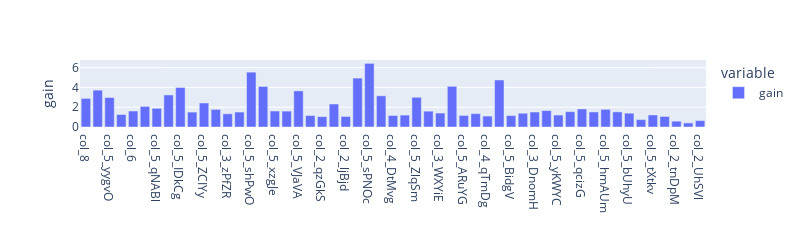
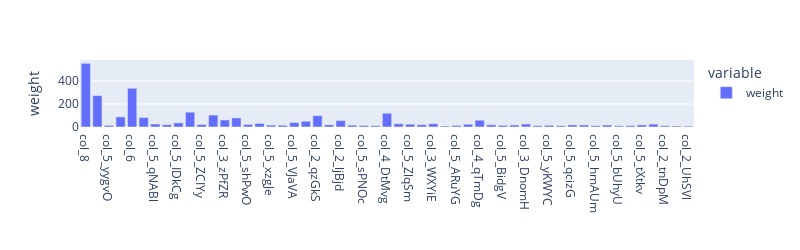
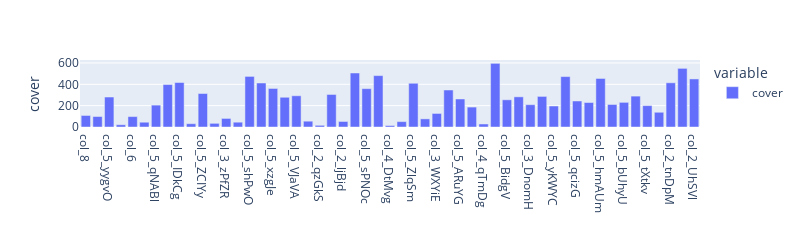
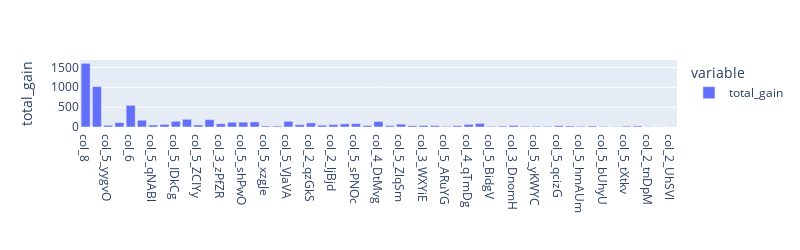

The cell these charts' notebook holds for them, in order:
### Code cell
import plotly.express as px
colors = ['red', 'green', 'blue', 'black']
for column in importances_disaggregated.columns:  
    fig = px.bar(importances_disaggregated[column], 
                 width=800, height=250, 
                 labels={'index': '', 'value': column},
                )
    fig.show()

### Figure 1 — Plotly figure (JSON) as saved in the notebook; plotly's stock layout.template omitted (floating-point values rounded to 4 significant figures)
{"data": [{"alignmentgroup": "True", "hovertemplate": "variable=gain<br>=%{x}<br>gain=%{y}<extra></extra>", "legendgroup": "gain", "marker": {"color": "#636efa"}, "name": "gain", "offsetgroup": "gain", "orientation": "v", "showlegend": true, "textposition": "auto", "type": "bar", "x": ["col_8", "col_7", "col_5_yygvO", "col_2_KfoTG", "col_6", "col_2_Lsuai", "col_5_qNABl", "col_5_NdlDR", "col_5_IDkCg", "col_3_THHLT", "col_5_ZCIYy", "col_3_mDadf", "col_3_zPfZR", "col_4_zeYAm", "col_5_shPwO", "col_5_vVbnO", "col_5_xzgJe", "col_5_lwCkE", "col_5_VJaVA", "col_4_TKfyw", "col_2_qzGkS", "col_5_AjMVN", "col_2_ljBjd", "col_5_qXvRS", "col_5_sPNOc", "col_3_hMHca", "col_4_DtMvg", "col_4_rXCdD", "col_5_ZlqSm", "col_5_esAQH", "col_3_WXYiE", "col_5_IJnCs", "col_5_ARuYG", "col_5_puHHm", "col_4_qTmDg", "col_5_RpXJc", "col_5_BidgV", "col_5_SaVqO", "col_3_DnomH", "col_5_QRKWz", "col_5_yKWYC", "col_5_DBUky", "col_5_qcizG", "col_5_XAmOF", "col_5_hmAUm", "col_5_XHmQd", "col_5_bUhyU", "col_2_AfgYR", "col_5_tXtkv", "col_2_GVYCk", "col_2_tnDpM", "col_5_mIqzL", "col_2_UhSVl"], "xaxis": "x", "y": [2.89, 3.721, 2.974, 1.263, 1.615, 2.076, 1.89, 3.239, 3.992, 1.508, 2.426, 1.779, 1.334, 1.51, 5.542, 4.094, 1.617, 1.607, 3.648, 1.157, 1.045, 2.325, 1.065, 4.941, 6.431, 3.153, 1.161, 1.204, 3.004, 1.599, 1.411, 4.109, 1.166, 1.347, 1.102, 4.751, 1.152, 1.39, 1.515, 1.659, 1.207, 1.549, 1.821, 1.521, 1.783, 1.526, 1.394, 0.7468, 1.217, 1.065, 0.5893, 0.4115, 0.6458], "yaxis": "y"}], "layout": {"barmode": "relative", "height": 250, "legend": {"title": {"text": "variable"}, "tracegroupgap": 0}, "margin": {"t": 60}, "width": 800, "xaxis": {"anchor": "y", "domain": [0, 1], "title": {"text": ""}}, "yaxis": {"anchor": "x", "domain": [0, 1], "title": {"text": "gain"}}}}

### Figure 2 — Plotly figure (JSON) as saved in the notebook; plotly's stock layout.template omitted (floating-point values rounded to 4 significant figures)
{"data": [{"alignmentgroup": "True", "hovertemplate": "variable=weight<br>=%{x}<br>weight=%{y}<extra></extra>", "legendgroup": "weight", "marker": {"color": "#636efa"}, "name": "weight", "offsetgroup": "weight", "orientation": "v", "showlegend": true, "textposition": "auto", "type": "bar", "x": ["col_8", "col_7", "col_5_yygvO", "col_2_KfoTG", "col_6", "col_2_Lsuai", "col_5_qNABl", "col_5_NdlDR", "col_5_IDkCg", "col_3_THHLT", "col_5_ZCIYy", "col_3_mDadf", "col_3_zPfZR", "col_4_zeYAm", "col_5_shPwO", "col_5_vVbnO", "col_5_xzgJe", "col_5_lwCkE", "col_5_VJaVA", "col_4_TKfyw", "col_2_qzGkS", "col_5_AjMVN", "col_2_ljBjd", "col_5_qXvRS", "col_5_sPNOc", "col_3_hMHca", "col_4_DtMvg", "col_4_rXCdD", "col_5_ZlqSm", "col_5_esAQH", "col_3_WXYiE", "col_5_IJnCs", "col_5_ARuYG", "col_5_puHHm", "col_4_qTmDg", "col_5_RpXJc", "col_5_BidgV", "col_5_SaVqO", "col_3_DnomH", "col_5_QRKWz", "col_5_yKWYC", "col_5_DBUky", "col_5_qcizG", "col_5_XAmOF", "col_5_hmAUm", "col_5_XHmQd", "col_5_bUhyU", "col_2_AfgYR", "col_5_tXtkv", "col_2_GVYCk", "col_2_tnDpM", "col_5_mIqzL", "col_2_UhSVl"], "xaxis": "x", "y": [554, 273, 14, 88, 337, 82, 26, 20, 36, 129, 21, 104, 61, 79, 22, 31, 16, 15, 39, 50, 99, 19, 56, 16, 13, 12, 120, 28, 24, 20, 28, 9, 14, 24, 59, 19, 14, 17, 26, 12, 15, 11, 18, 17, 11, 17, 10, 12, 18, 25, 11, 9, 8], "yaxis": "y"}], "layout": {"barmode": "relative", "height": 250, "legend": {"title": {"text": "variable"}, "tracegroupgap": 0}, "margin": {"t": 60}, "width": 800, "xaxis": {"anchor": "y", "domain": [0, 1], "title": {"text": ""}}, "yaxis": {"anchor": "x", "domain": [0, 1], "title": {"text": "weight"}}}}

### Figure 3 — Plotly figure (JSON) as saved in the notebook; plotly's stock layout.template omitted (floating-point values rounded to 4 significant figures)
{"data": [{"alignmentgroup": "True", "hovertemplate": "variable=cover<br>=%{x}<br>cover=%{y}<extra></extra>", "legendgroup": "cover", "marker": {"color": "#636efa"}, "name": "cover", "offsetgroup": "cover", "orientation": "v", "showlegend": true, "textposition": "auto", "type": "bar", "x": ["col_8", "col_7", "col_5_yygvO", "col_2_KfoTG", "col_6", "col_2_Lsuai", "col_5_qNABl", "col_5_NdlDR", "col_5_IDkCg", "col_3_THHLT", "col_5_ZCIYy", "col_3_mDadf", "col_3_zPfZR", "col_4_zeYAm", "col_5_shPwO", "col_5_vVbnO", "col_5_xzgJe", "col_5_lwCkE", "col_5_VJaVA", "col_4_TKfyw", "col_2_qzGkS", "col_5_AjMVN", "col_2_ljBjd", "col_5_qXvRS", "col_5_sPNOc", "col_3_hMHca", "col_4_DtMvg", "col_4_rXCdD", "col_5_ZlqSm", "col_5_esAQH", "col_3_WXYiE", "col_5_IJnCs", "col_5_ARuYG", "col_5_puHHm", "col_4_qTmDg", "col_5_RpXJc", "col_5_BidgV", "col_5_SaVqO", "col_3_DnomH", "col_5_QRKWz", "col_5_yKWYC", "col_5_DBUky", "col_5_qcizG", "col_5_XAmOF", "col_5_hmAUm", "col_5_XHmQd", "col_5_bUhyU", "col_2_AfgYR", "col_5_tXtkv", "col_2_GVYCk", "col_2_tnDpM", "col_5_mIqzL", "col_2_UhSVl"], "xaxis": "x", "y": [108.1, 98.18, 280.7, 21.07, 97.53, 44.77, 204.9, 397.6, 416.8, 30.82, 313.6, 34.27, 80.25, 44.96, 473.9, 412.1, 361.0, 278.5, 292.5, 54.47, 15.68, 304.7, 51.66, 505.8, 359.3, 481.4, 13.51, 50.45, 409.6, 76.1, 126.9, 346.6, 262.5, 186.6, 28.39, 596.2, 254.8, 282.5, 208.9, 286.5, 196.6, 472.2, 243.5, 229.2, 454.6, 210.8, 230.8, 289.2, 200.3, 138.0, 414.1, 549.2, 450.2], "yaxis": "y"}], "layout": {"barmode": "relative", "height": 250, "legend": {"title": {"text": "variable"}, "tracegroupgap": 0}, "margin": {"t": 60}, "width": 800, "xaxis": {"anchor": "y", "domain": [0, 1], "title": {"text": ""}}, "yaxis": {"anchor": "x", "domain": [0, 1], "title": {"text": "cover"}}}}

### Figure 4 — Plotly figure (JSON) as saved in the notebook; plotly's stock layout.template omitted (floating-point values rounded to 4 significant figures)
{"data": [{"alignmentgroup": "True", "hovertemplate": "variable=total_gain<br>=%{x}<br>total_gain=%{y}<extra></extra>", "legendgroup": "total_gain", "marker": {"color": "#636efa"}, "name": "total_gain", "offsetgroup": "total_gain", "orientation": "v", "showlegend": true, "textposition": "auto", "type": "bar", "x": ["col_8", "col_7", "col_5_yygvO", "col_2_KfoTG", "col_6", "col_2_Lsuai", "col_5_qNABl", "col_5_NdlDR", "col_5_IDkCg", "col_3_THHLT", "col_5_ZCIYy", "col_3_mDadf", "col_3_zPfZR", "col_4_zeYAm", "col_5_shPwO", "col_5_vVbnO", "col_5_xzgJe", "col_5_lwCkE", "col_5_VJaVA", "col_4_TKfyw", "col_2_qzGkS", "col_5_AjMVN", "col_2_ljBjd", "col_5_qXvRS", "col_5_sPNOc", "col_3_hMHca", "col_4_DtMvg", "col_4_rXCdD", "col_5_ZlqSm", "col_5_esAQH", "col_3_WXYiE", "col_5_IJnCs", "col_5_ARuYG", "col_5_puHHm", "col_4_qTmDg", "col_5_RpXJc", "col_5_BidgV", "col_5_SaVqO", "col_3_DnomH", "col_5_QRKWz", "col_5_yKWYC", "col_5_DBUky", "col_5_qcizG", "col_5_XAmOF", "col_5_hmAUm", "col_5_XHmQd", "col_5_bUhyU", "col_2_AfgYR", "col_5_tXtkv", "col_2_GVYCk", "col_2_tnDpM", "col_5_mIqzL", "col_2_UhSVl"], "xaxis": "x", "y": [1601.0, 1016.0, 41.64, 111.1, 544.2, 170.2, 49.14, 64.78, 143.7, 194.5, 50.95, 185.0, 81.4, 119.3, 121.9, 126.9, 25.87, 24.1, 142.3, 57.86, 103.5, 44.17, 59.65, 79.06, 83.6, 37.83, 139.3, 33.7, 72.09, 31.99, 39.5, 36.98, 16.33, 32.34, 65.04, 90.27, 16.13, 23.63, 39.38, 19.91, 18.1, 17.04, 32.78, 25.86, 19.61, 25.95, 13.94, 8.961, 21.9, 26.61, 6.482, 3.704, 5.166], "yaxis": "y"}], "layout": {"barmode": "relative", "height": 250, "legend": {"title": {"text": "variable"}, "tracegroupgap": 0}, "margin": {"t": 60}, "width": 800, "xaxis": {"anchor": "y", "domain": [0, 1], "title": {"text": ""}}, "yaxis": {"anchor": "x", "domain": [0, 1], "title": {"text": "total_gain"}}}}
